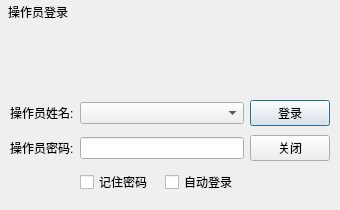
<?xml version="1.0" encoding="UTF-8"?>
<ui version="4.0">
 <class>frmLogin</class>
 <widget class="QDialog" name="frmLogin">
  <property name="geometry">
   <rect>
    <x>0</x>
    <y>0</y>
    <width>340</width>
    <height>210</height>
   </rect>
  </property>
  <property name="windowTitle">
   <string>操作员登录</string>
  </property>
  <property name="styleSheet">
   <string notr="true"/>
  </property>
  <layout class="QVBoxLayout" name="verticalLayout">
   <property name="spacing">
    <number>0</number>
   </property>
   <property name="leftMargin">
    <number>1</number>
   </property>
   <property name="topMargin">
    <number>1</number>
   </property>
   <property name="rightMargin">
    <number>1</number>
   </property>
   <property name="bottomMargin">
    <number>1</number>
   </property>
   <item>
    <widget class="QWidget" name="widgetTitle" native="true">
     <property name="sizePolicy">
      <sizepolicy hsizetype="Preferred" vsizetype="Fixed">
       <horstretch>0</horstretch>
       <verstretch>0</verstretch>
      </sizepolicy>
     </property>
     <layout class="QHBoxLayout" name="horizontalLayout_2">
      <property name="spacing">
       <number>0</number>
      </property>
      <property name="leftMargin">
       <number>0</number>
      </property>
      <property name="topMargin">
       <number>0</number>
      </property>
      <property name="rightMargin">
       <number>0</number>
      </property>
      <property name="bottomMargin">
       <number>0</number>
      </property>
      <item>
       <widget class="QLabel" name="labIco">
        <property name="text">
         <string/>
        </property>
        <property name="alignment">
         <set>Qt::AlignCenter</set>
        </property>
       </widget>
      </item>
      <item>
       <widget class="QLabel" name="labTitle">
        <property name="sizePolicy">
         <sizepolicy hsizetype="Expanding" vsizetype="Preferred">
          <horstretch>0</horstretch>
          <verstretch>0</verstretch>
         </sizepolicy>
        </property>
        <property name="styleSheet">
         <string notr="true"/>
        </property>
        <property name="text">
         <string>操作员登录</string>
        </property>
        <property name="alignment">
         <set>Qt::AlignLeading|Qt::AlignLeft|Qt::AlignVCenter</set>
        </property>
       </widget>
      </item>
      <item>
       <widget class="QWidget" name="widgetMenu" native="true">
        <property name="sizePolicy">
         <sizepolicy hsizetype="Minimum" vsizetype="Preferred">
          <horstretch>0</horstretch>
          <verstretch>0</verstretch>
         </sizepolicy>
        </property>
        <layout class="QHBoxLayout" name="horizontalLayout">
         <property name="spacing">
          <number>0</number>
         </property>
         <property name="leftMargin">
          <number>0</number>
         </property>
         <property name="topMargin">
          <number>0</number>
         </property>
         <property name="rightMargin">
          <number>0</number>
         </property>
         <property name="bottomMargin">
          <number>0</number>
         </property>
         <item>
          <widget class="QPushButton" name="btnMenu_Close">
           <property name="sizePolicy">
            <sizepolicy hsizetype="Minimum" vsizetype="Expanding">
             <horstretch>0</horstretch>
             <verstretch>0</verstretch>
            </sizepolicy>
           </property>
           <property name="cursor">
            <cursorShape>ArrowCursor</cursorShape>
           </property>
           <property name="focusPolicy">
            <enum>Qt::NoFocus</enum>
           </property>
           <property name="text">
            <string/>
           </property>
           <property name="flat">
            <bool>true</bool>
           </property>
          </widget>
         </item>
        </layout>
       </widget>
      </item>
     </layout>
    </widget>
   </item>
   <item>
    <widget class="QLabel" name="labName">
     <property name="sizePolicy">
      <sizepolicy hsizetype="Preferred" vsizetype="Fixed">
       <horstretch>0</horstretch>
       <verstretch>0</verstretch>
      </sizepolicy>
     </property>
     <property name="minimumSize">
      <size>
       <width>0</width>
       <height>65</height>
      </size>
     </property>
     <property name="styleSheet">
      <string notr="true">border-image: url(:/image/bg_banner.jpg);
font: 14pt ;
color: rgb(255, 255, 255);</string>
     </property>
     <property name="text">
      <string/>
     </property>
     <property name="alignment">
      <set>Qt::AlignCenter</set>
     </property>
    </widget>
   </item>
   <item>
    <widget class="QWidget" name="widgetMain" native="true">
     <property name="styleSheet">
      <string notr="true">#gboxSoftKey .QPushButton{
border-width:0px;
border-radius:0px;
padding:2px;
}

#gboxSoftKey .QPushButton:hover{
border:1px solid #FF0000;
}

#gboxSoftKey{
border-width:0px;
border-radius:0px;
}</string>
     </property>
     <layout class="QVBoxLayout" name="verticalLayout_2">
      <property name="spacing">
       <number>0</number>
      </property>
      <property name="leftMargin">
       <number>0</number>
      </property>
      <property name="topMargin">
       <number>0</number>
      </property>
      <property name="rightMargin">
       <number>0</number>
      </property>
      <property name="bottomMargin">
       <number>0</number>
      </property>
      <item>
       <widget class="QWidget" name="widget" native="true">
        <property name="autoFillBackground">
         <bool>true</bool>
        </property>
        <layout class="QGridLayout" name="gridLayout">
         <item row="0" column="0">
          <widget class="QLabel" name="labUserName">
           <property name="sizePolicy">
            <sizepolicy hsizetype="Fixed" vsizetype="Preferred">
             <horstretch>0</horstretch>
             <verstretch>0</verstretch>
            </sizepolicy>
           </property>
           <property name="text">
            <string>操作员姓名:</string>
           </property>
          </widget>
         </item>
         <item row="0" column="3">
          <widget class="QPushButton" name="btnLogin">
           <property name="minimumSize">
            <size>
             <width>80</width>
             <height>0</height>
            </size>
           </property>
           <property name="text">
            <string>登录</string>
           </property>
           <property name="icon">
            <iconset resource="../other/main.qrc">
             <normaloff>:/image/btn_ok.png</normaloff>:/image/btn_ok.png</iconset>
           </property>
           <property name="iconSize">
            <size>
             <width>18</width>
             <height>18</height>
            </size>
           </property>
          </widget>
         </item>
         <item row="1" column="0">
          <widget class="QLabel" name="labUserPwd">
           <property name="sizePolicy">
            <sizepolicy hsizetype="Fixed" vsizetype="Preferred">
             <horstretch>0</horstretch>
             <verstretch>0</verstretch>
            </sizepolicy>
           </property>
           <property name="text">
            <string>操作员密码:</string>
           </property>
          </widget>
         </item>
         <item row="1" column="1" colspan="2">
          <widget class="QLineEdit" name="txtUserPwd">
           <property name="text">
            <string/>
           </property>
           <property name="echoMode">
            <enum>QLineEdit::Password</enum>
           </property>
          </widget>
         </item>
         <item row="1" column="3">
          <widget class="QPushButton" name="btnClose">
           <property name="minimumSize">
            <size>
             <width>80</width>
             <height>0</height>
            </size>
           </property>
           <property name="toolTip">
            <string/>
           </property>
           <property name="text">
            <string>关闭</string>
           </property>
           <property name="icon">
            <iconset resource="../other/main.qrc">
             <normaloff>:/image/btn_close.png</normaloff>:/image/btn_close.png</iconset>
           </property>
           <property name="iconSize">
            <size>
             <width>18</width>
             <height>18</height>
            </size>
           </property>
          </widget>
         </item>
         <item row="2" column="1">
          <widget class="QCheckBox" name="ckAutoPwd">
           <property name="text">
            <string>记住密码</string>
           </property>
          </widget>
         </item>
         <item row="2" column="2">
          <widget class="QCheckBox" name="ckAutoLogin">
           <property name="text">
            <string>自动登录</string>
           </property>
          </widget>
         </item>
         <item row="0" column="1" colspan="2">
          <widget class="QComboBox" name="cboxUserName">
           <property name="sizePolicy">
            <sizepolicy hsizetype="Expanding" vsizetype="Fixed">
             <horstretch>0</horstretch>
             <verstretch>0</verstretch>
            </sizepolicy>
           </property>
          </widget>
         </item>
        </layout>
       </widget>
      </item>
     </layout>
    </widget>
   </item>
  </layout>
 </widget>
 <tabstops>
  <tabstop>txtUserPwd</tabstop>
  <tabstop>cboxUserName</tabstop>
  <tabstop>btnLogin</tabstop>
  <tabstop>btnClose</tabstop>
 </tabstops>
 <resources>
  <include location="../other/main.qrc"/>
 </resources>
 <connections/>
</ui>
